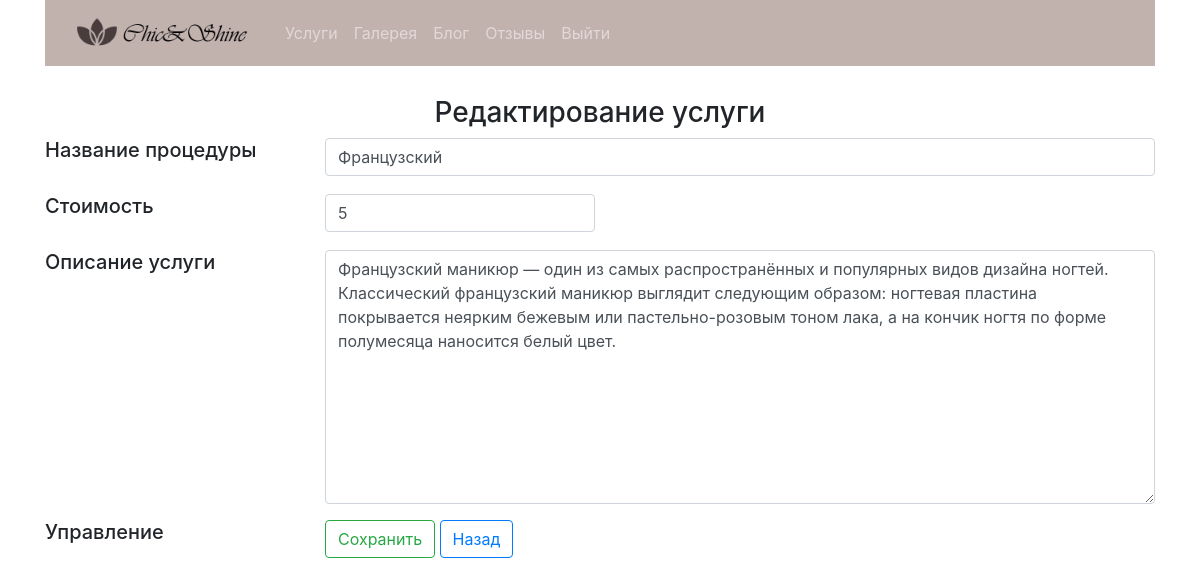
The page /admin/editService?id=5 (signed in) on the database its author committed.
### tables this page shows
CREATE TABLE `service` (
  `id` int(11) NOT NULL,
  `name` char(100) NOT NULL,
  `price` int(3) NOT NULL,
  `description` text DEFAULT NULL
);

### admin/controllerAdmin/controllerAdminService.php (called while the page is built, shortened)
<?php
class controllerAdminService{
	public static function editServiceForm($id) {
		$detail=modelAdminService::getServiceDetail($id);
		include_once('viewAdmin/serviceEditForm.php');
	}
}
?>

### admin/routeAdmin/routingAdmin.php (called while the page is built)
<?php
$host = explode('?', $_SERVER['REQUEST_URI']) [0];
$num = substr_count($host, '/');
$path = explode('/', $host) [$num];
if($path == '' OR $path == 'index.php') {
	$response = controllerAdmin::formLogin();
}
elseif($path == 'login') {
	$response = controllerAdmin::loginAction();
}
elseif($path == 'logout') {
	$response = controllerAdmin::logoutAction();
}
elseif($path == 'adminService'){
	$response = controllerAdminService::PriceList();
}
elseif($path=='addService'){
	$response = controllerAdminService::addServiceForm();
}
elseif($path=='addServiceResult') {
	$response = controllerAdminService::addServiceResult();
}
elseif($path=='editService' && isset($_GET['id'])){
	$response=controllerAdminService::editServiceForm($_GET['id']);
}
elseif($path=='editServiceResult' && isset($_GET['id'])) {
	$response=controllerAdminService::editServiceResult($_GET['id']);
}
elseif($path=='delService' && isset($_GET['id'])){
	$response=controllerAdminService::deleteServiceForm($_GET['id']);
}
elseif($path=='delServiceResult' && isset($_GET['id'])) {
	$response=controllerAdminService::deleteServiceResult($_GET['id']);
}
elseif($path == 'adminGalery'){
	$response = controllerAdminGalery::openGalery();
}
elseif($path=='addGaleryPic'){
	$response = controllerAdminGalery::addGaleryPicForm();
}
elseif($path=='addGaleryPicResult') {
	$response = controllerAdminGalery::addGaleryPicResult();
}
elseif($path=='delGaleryPic' && isset($_GET['id'])){
	$response=controllerAdminGalery::deleteGaleryPicForm($_GET['id']);
}
elseif($path=='delGaleryPicResult' && isset($_GET['id'])) {
	$response=controllerAdminGalery::deleteGaleryPicResult($_GET['id']);
}
elseif ($path == 'adminCategory' and isset($_GET['id'])) {
	$response = controllerAdminGalery::imageByCatID($_GET['id']);
}
elseif($path=='addCategory'){
	$response = controllerAdminCategory::addCategoryForm();
}
elseif($path=='addCategoryResult') {
	$response = controllerAdminCategory::addCategoryResult();
}
elseif($path=='editCategory' && isset($_GET['id'])){
	$response=controllerAdminCategory::editCategoryForm($_GET['id']);
}
elseif($path=='editCategoryResult' && isset($_GET['id'])) {
	$response=controllerAdminCategory::editCategoryResult($_GET['id']);
}
elseif($path=='delCategory' && isset($_GET['id'])){
	$response=controllerAdminCategory::deleteCategoryForm($_GET['id']);
}
elseif($path=='delCategoryResult' && isset($_GET['id'])) {
	$response=controllerAdminCategory::deleteCategoryResult($_GET['id']);
}
elseif ($path == 'adminBlog') {
	$response = controllerAdminBlog::openBlog();
}
elseif($path=='addArticle'){
	$response = controllerAdminBlog::addArticleForm();
}
elseif($path=='addArticleResult') {
	$response = controllerAdminBlog::addArticleResult();
}
elseif($path=='editArticle' && isset($_GET['id'])){
	$response=controllerAdminBlog::editArticleForm($_GET['id']);
}
elseif($path=='editArticleResult' && isset($_GET['id'])) {
	$response=controllerAdminBlog::editArticleResult($_GET['id']);
}
elseif($path=='delArticle' && isset($_GET['id'])){
	$response=controllerAdminBlog::deleteArticleForm($_GET['id']);
}
elseif($path=='delArticleResult' && isset($_GET['id'])) {
	$response=controllerAdminBlog::deleteArticleResult($_GET['id']);
}
elseif ($path == 'adminReviews') {
	$response = comtrollerAdminReviews::reviewsList();
}
elseif($path=='publishReview' && isset($_GET['id'])){
	$response=comtrollerAdminReviews::publishReviewForm($_GET['id']);
}
elseif($path=='publishReviewResult' && isset($_GET['id'])) {
	$response=comtrollerAdminReviews::publishReviewResult($_GET['id']);
}
elseif($path=='delReview' && isset($_GET['id'])){
	$response=comtrollerAdminReviews::deleteReviewForm($_GET['id']);
}
elseif($path=='delReviewResult' && isset($_GET['id'])) {
	$response=comtrollerAdminReviews::deleteReviewResult($_GET['id']);
}
else {
	$response = controllerAdmin::error404();
}

### admin/index.php (called while the page is built, shortened)
<?php
	require_once('../inc/Database.php');
	include_once("modelAdmin/modelAdminService.php");
	include_once("controllerAdmin/controllerAdminService.php");
	include("routeAdmin/routingAdmin.php");
?>

### inc/Database.php (called while the page is built, shortened)
<?php
class database {
	private $conn;
	private $host;
	private $user;
	private $password;
	private $baseName;
    function __construct() {
        $this->host = 'localhost';
        $this->user = 'root';
        $this->password = '';
        $this->baseName = 'chicandshine';
    }
	function connect() {
		if(!$this->conn) {
			try {
				$this->conn = new PDO('mysql:host='.$this->host.';dbname='.$this->baseName.'', $this->user, $this->password, array(PDO::MYSQL_ATTR_INIT_COMMAND => 'SET NAMES utf8'));
			}
			catch (Exception $e) {
				die('Connection failed : '.$e->getMessage());
			}
		}
		return $this->conn;
	}
	function getOne($query) {
        $stmt = $this->conn->prepare($query);
        $stmt->execute();
        $stmt->setFetchMode(PDO::FETCH_ASSOC);
        $response = $stmt->fetch();
        return $response;
    }
}

### admin/modelAdmin/modelAdminService.php (called while the page is built, shortened)
<?php
class modelAdminService{
	public static function getServiceDetail($id) {
		$query = "SELECT * FROM service WHERE id=".$id;
		$db = new Database();
		$arr = $db->getOne($query);
		return $arr;
	}
}
?>

### admin/viewAdmin/serviceEditForm.php (the view, shortened to what this page needs)
<h3>Редактирование услуги</h3>
		<?php
		if(isset($test)) {
			if($test==true) {
				?>
				<div class="alert alert-info">
					<strong>Запись успешно обновлена</strong>
					<br>
					<a href="adminService" class="btn btn-outline-primary">Назад</a>
				</div>
			<?php
			}elseif ($test==false){
			?>
			<div class="alert alert-warning">
				<strong>Ошибка обнавления записи!</strong>
				<br>
				<a href="adminService" class="btn btn-outline-primary">Назад</a>
			</div>
			<?php
			}
		}else{ ?>
			<form method="POST" action="editServiceResult?id=<?php echo $id;?>" enctype="multipart/form-data">
				<div class="form-row">
					<div class="form-group col-md-3">
						<label>
							<h5>Название процедуры</h5>
						</label>
					</div>
					<div class="form-group col-md-9">
						<input type="text" name="serName" class="form-control" autofocus required value=<?php echo $detail['name'];?>>
					</div>
				</div>
				<div class="form-row">
					<div class="form-group col-md-3">
						<label>
							<h5>Стоимость</h5>
						</label>
					</div>
					<div class="form-group col-md-3">
						<input type="text" name="price" class="form-control" required value=<?php echo $detail['price'];?>>
					</div>
				</div>
				<div class="form-row">
					<div class="form-group col-md-3">
						<label>
							<h5>Описание услуги</h5>
						</label>
					</div>
					<div class="form-group col-md-9">
						<textarea name="description" class="form-control" rows="10"><?php echo $detail['description'];?></textarea>
					</div>
				</div>
				<div class="form-row">
					<div class="form-group col-md-3">
						<label>
							<h5>Управление</h5>
						</label>
					</div>
					<div class="form-group col-md-9">
						<button type="submit" class="btn btn btn-outline-success" name="save">
								Сохранить
						</button>
						<a href="adminService" class="btn btn-outline-primary">Назад</a>
					</div>
				</div>
			</form>
		<?php }?>
<?php include "viewAdmin/templates/layout.php";?>

### admin/public/css/style.css (style rules this page uses)
h3 { text-align: center; padding-top: 30px; }

### rows shown on the page
service: price "5", description "Французский маникюр — один из самых распространённых и популярных видов дизайна ногтей. Классический французский маникюр выглядит следующим образом: ногтевая пластина покрывается неярким бежевым или пастельно-розовым тоном лака, а на кончик ногтя по форме полумесяца наносится белый цвет."
